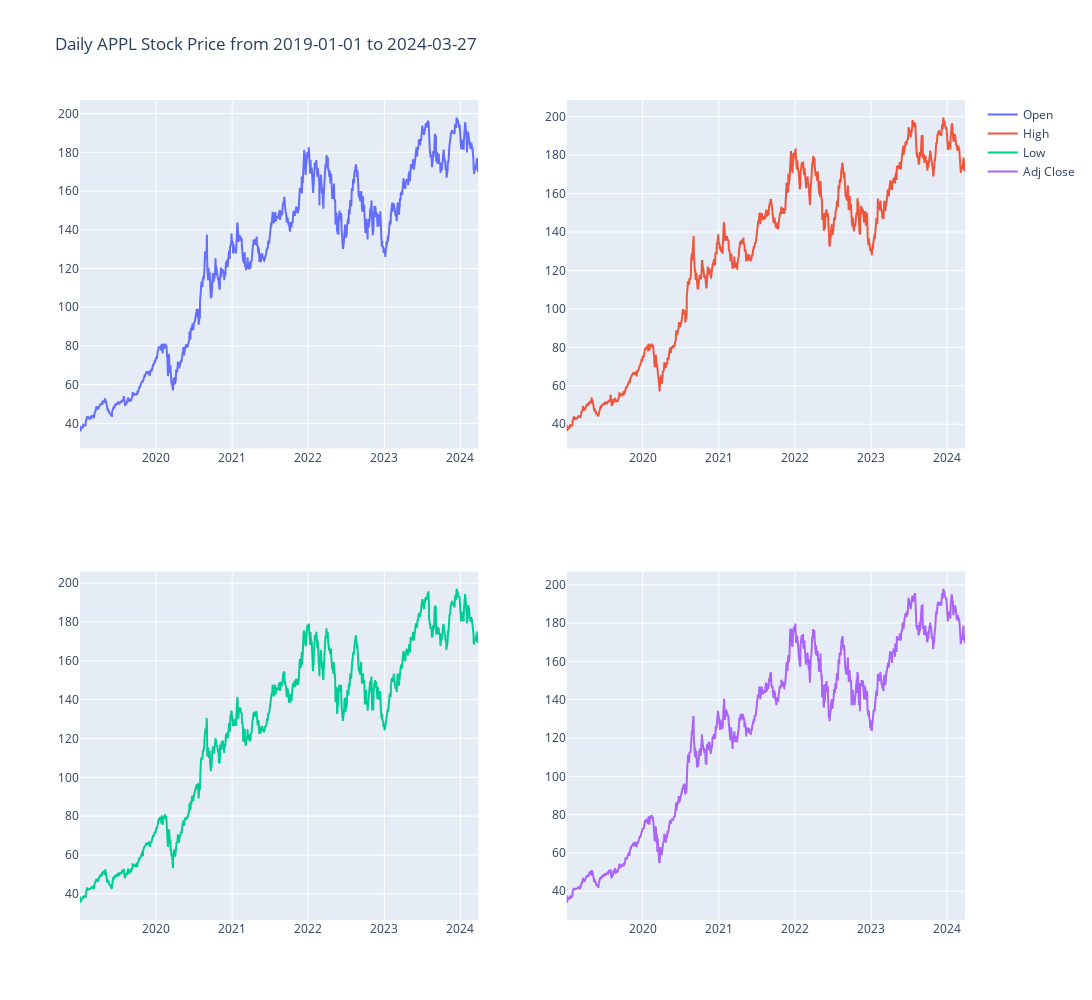

Source (notebook cell):
### Markdown cell above
# 4. Data Visualization
## 4.1. What are the daily prices overtime?
### Simple line charts

### Code cell
fig = make_subplots(rows = 2, cols = 2)
column_names = ['Open', 'High', 'Low', 'Adj Close']
r = 1
c = 1

for i in column_names:
    fig.append_trace(go.Scatter(x = recent_data.index, y = recent_data[i], mode = 'lines', name = i), row = r, col = c)
    c = c + 1
    if c == 3:
        c = 1
        r = r + 1

fig.update_layout(autosize = False, width = 1100, height = 1000, title = 'Daily APPL Stock Price from 2019-01-01 to 2024-03-27')
fig.update_traces(hovertemplate = 'Date: %{x|%Y-%m-%d}, %{y}')
fig.show()

### Figure 1 — Plotly figure (JSON) as saved in the notebook; plotly's stock layout.template omitted (floating-point values rounded to 4 significant figures; data arrays with more than 128 entries replaced by an {"elided": "..."} marker saying what was removed)
{"data": [{"hovertemplate": "Date: %{x|%Y-%m-%d}, %{y}", "mode": "lines", "name": "Open", "type": "scatter", "x": {"elided": "1318 str values"}, "xaxis": "x", "y": {"elided": "1318 float values"}, "yaxis": "y"}, {"hovertemplate": "Date: %{x|%Y-%m-%d}, %{y}", "mode": "lines", "name": "High", "type": "scatter", "x": {"elided": "1318 str values"}, "xaxis": "x2", "y": {"elided": "1318 float values"}, "yaxis": "y2"}, {"hovertemplate": "Date: %{x|%Y-%m-%d}, %{y}", "mode": "lines", "name": "Low", "type": "scatter", "x": {"elided": "1318 str values"}, "xaxis": "x3", "y": {"elided": "1318 float values"}, "yaxis": "y3"}, {"hovertemplate": "Date: %{x|%Y-%m-%d}, %{y}", "mode": "lines", "name": "Adj Close", "type": "scatter", "x": {"elided": "1318 str values"}, "xaxis": "x4", "y": {"elided": "1318 float values"}, "yaxis": "y4"}], "layout": {"autosize": false, "height": 1000, "title": {"text": "Daily APPL Stock Price from 2019-01-01 to 2024-03-27"}, "width": 1100, "xaxis": {"anchor": "y", "autorange": true, "domain": [0, 0.45], "range": ["2019-01-02", "2024-03-27"], "type": "date"}, "xaxis2": {"anchor": "y2", "autorange": true, "domain": [0.55, 1], "range": ["2019-01-02", "2024-03-27"], "type": "date"}, "xaxis3": {"anchor": "y3", "autorange": true, "domain": [0, 0.45], "range": ["2019-01-02", "2024-03-27"], "type": "date"}, "xaxis4": {"anchor": "y4", "autorange": true, "domain": [0.55, 1], "range": ["2019-01-02", "2024-03-27"], "type": "date"}, "yaxis": {"anchor": "x", "autorange": true, "domain": [0.575, 1], "range": [26.99, 207.0], "type": "linear"}, "yaxis2": {"anchor": "x2", "autorange": true, "domain": [0.575, 1], "range": [27.36, 208.7], "type": "linear"}, "yaxis3": {"anchor": "x3", "autorange": true, "domain": [0, 0.425], "range": [26.53, 206.0], "type": "linear"}, "yaxis4": {"anchor": "x4", "autorange": true, "domain": [0, 0.425], "range": [24.98, 207.0], "type": "linear"}}}
